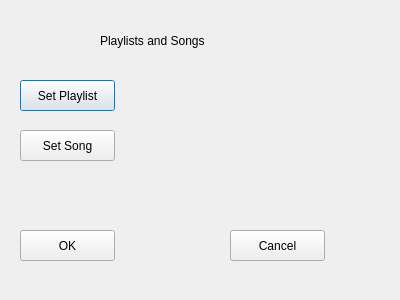
<?xml version="1.0" encoding="UTF-8"?>
<ui version="4.0">
 <class>muzak</class>
 <widget class="QDialog" name="muzak">
  <property name="geometry">
   <rect>
    <x>0</x>
    <y>0</y>
    <width>400</width>
    <height>300</height>
   </rect>
  </property>
  <property name="windowTitle">
   <string>Dialog</string>
  </property>
  <widget class="QLabel" name="label">
   <property name="geometry">
    <rect>
     <x>100</x>
     <y>30</y>
     <width>131</width>
     <height>21</height>
    </rect>
   </property>
   <property name="text">
    <string>Playlists and Songs</string>
   </property>
  </widget>
  <widget class="QPushButton" name="pushButton">
   <property name="geometry">
    <rect>
     <x>20</x>
     <y>80</y>
     <width>95</width>
     <height>31</height>
    </rect>
   </property>
   <property name="text">
    <string>Set Playlist</string>
   </property>
  </widget>
  <widget class="QPushButton" name="pushButton_2">
   <property name="geometry">
    <rect>
     <x>20</x>
     <y>130</y>
     <width>95</width>
     <height>31</height>
    </rect>
   </property>
   <property name="text">
    <string>Set Song</string>
   </property>
  </widget>
  <widget class="QPushButton" name="pushButton_3">
   <property name="geometry">
    <rect>
     <x>20</x>
     <y>230</y>
     <width>95</width>
     <height>31</height>
    </rect>
   </property>
   <property name="text">
    <string>OK</string>
   </property>
  </widget>
  <widget class="QPushButton" name="pushButton_4">
   <property name="geometry">
    <rect>
     <x>230</x>
     <y>230</y>
     <width>95</width>
     <height>31</height>
    </rect>
   </property>
   <property name="text">
    <string>Cancel</string>
   </property>
  </widget>
 </widget>
 <resources/>
 <connections/>
</ui>
